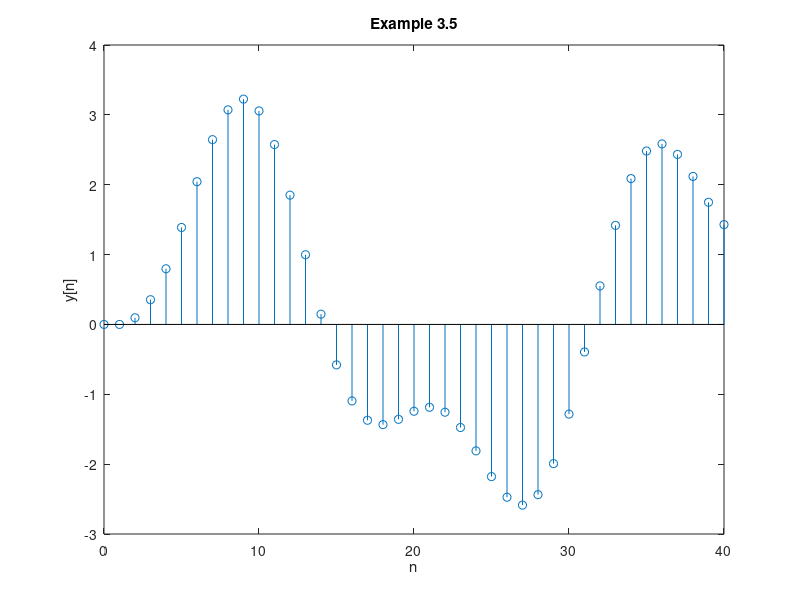

Here is the MATLAB script that generated this plot:
% Example 3.5
%
n=0:40;
x = sin(.2*n);
h = sin(.5*n);
y = conv(x,h);
stem(n,h);     % see tutorial for instructions on closed circles
title('Example 3.5')
xlabel('n')
ylabel('h[n]')
pause
stem(n,x)
title('Example 3.5')
xlabel('n')
ylabel('x[n]')
pause
stem(n,y(1:length(n)))
title('Example 3.5')
xlabel('n')
ylabel('y[n]')